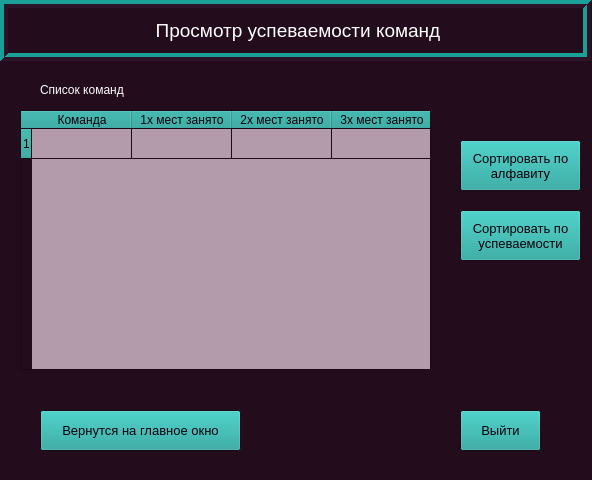
<?xml version="1.0" encoding="UTF-8"?>
<ui version="4.0">
 <class>Form</class>
 <widget class="QWidget" name="Form">
  <property name="geometry">
   <rect>
    <x>0</x>
    <y>0</y>
    <width>592</width>
    <height>480</height>
   </rect>
  </property>
  <property name="minimumSize">
   <size>
    <width>592</width>
    <height>480</height>
   </size>
  </property>
  <property name="palette">
   <palette>
    <active>
     <colorrole role="WindowText">
      <brush brushstyle="SolidPattern">
       <color alpha="255">
        <red>255</red>
        <green>255</green>
        <blue>255</blue>
       </color>
      </brush>
     </colorrole>
     <colorrole role="Button">
      <brush brushstyle="SolidPattern">
       <color alpha="255">
        <red>27</red>
        <green>160</green>
        <blue>152</blue>
       </color>
      </brush>
     </colorrole>
     <colorrole role="Light">
      <brush brushstyle="SolidPattern">
       <color alpha="255">
        <red>27</red>
        <green>160</green>
        <blue>152</blue>
       </color>
      </brush>
     </colorrole>
     <colorrole role="Midlight">
      <brush brushstyle="SolidPattern">
       <color alpha="255">
        <red>30</red>
        <green>0</green>
        <blue>23</blue>
       </color>
      </brush>
     </colorrole>
     <colorrole role="Dark">
      <brush brushstyle="SolidPattern">
       <color alpha="255">
        <red>43</red>
        <green>19</green>
        <blue>40</blue>
       </color>
      </brush>
     </colorrole>
     <colorrole role="Mid">
      <brush brushstyle="SolidPattern">
       <color alpha="255">
        <red>0</red>
        <green>170</green>
        <blue>127</blue>
       </color>
      </brush>
     </colorrole>
     <colorrole role="Text">
      <brush brushstyle="SolidPattern">
       <color alpha="255">
        <red>29</red>
        <green>34</green>
        <blue>28</blue>
       </color>
      </brush>
     </colorrole>
     <colorrole role="ButtonText">
      <brush brushstyle="SolidPattern">
       <color alpha="255">
        <red>18</red>
        <green>0</green>
        <blue>13</blue>
       </color>
      </brush>
     </colorrole>
     <colorrole role="Base">
      <brush brushstyle="SolidPattern">
       <color alpha="255">
        <red>180</red>
        <green>155</green>
        <blue>172</blue>
       </color>
      </brush>
     </colorrole>
     <colorrole role="Window">
      <brush brushstyle="SolidPattern">
       <color alpha="255">
        <red>35</red>
        <green>12</green>
        <blue>28</blue>
       </color>
      </brush>
     </colorrole>
     <colorrole role="Shadow">
      <brush brushstyle="SolidPattern">
       <color alpha="255">
        <red>16</red>
        <green>10</green>
        <blue>10</blue>
       </color>
      </brush>
     </colorrole>
     <colorrole role="AlternateBase">
      <brush brushstyle="SolidPattern">
       <color alpha="255">
        <red>216</red>
        <green>216</green>
        <blue>216</blue>
       </color>
      </brush>
     </colorrole>
     <colorrole role="ToolTipBase">
      <brush brushstyle="SolidPattern">
       <color alpha="255">
        <red>230</red>
        <green>255</green>
        <blue>171</blue>
       </color>
      </brush>
     </colorrole>
     <colorrole role="ToolTipText">
      <brush brushstyle="SolidPattern">
       <color alpha="255">
        <red>0</red>
        <green>0</green>
        <blue>0</blue>
       </color>
      </brush>
     </colorrole>
     <colorrole role="PlaceholderText">
      <brush brushstyle="SolidPattern">
       <color alpha="128">
        <red>252</red>
        <green>252</green>
        <blue>252</blue>
       </color>
      </brush>
     </colorrole>
    </active>
    <inactive>
     <colorrole role="WindowText">
      <brush brushstyle="SolidPattern">
       <color alpha="255">
        <red>255</red>
        <green>255</green>
        <blue>255</blue>
       </color>
      </brush>
     </colorrole>
     <colorrole role="Button">
      <brush brushstyle="SolidPattern">
       <color alpha="255">
        <red>27</red>
        <green>160</green>
        <blue>152</blue>
       </color>
      </brush>
     </colorrole>
     <colorrole role="Light">
      <brush brushstyle="SolidPattern">
       <color alpha="255">
        <red>27</red>
        <green>160</green>
        <blue>152</blue>
       </color>
      </brush>
     </colorrole>
     <colorrole role="Midlight">
      <brush brushstyle="SolidPattern">
       <color alpha="255">
        <red>30</red>
        <green>0</green>
        <blue>23</blue>
       </color>
      </brush>
     </colorrole>
     <colorrole role="Dark">
      <brush brushstyle="SolidPattern">
       <color alpha="255">
        <red>43</red>
        <green>19</green>
        <blue>40</blue>
       </color>
      </brush>
     </colorrole>
     <colorrole role="Mid">
      <brush brushstyle="SolidPattern">
       <color alpha="255">
        <red>0</red>
        <green>170</green>
        <blue>127</blue>
       </color>
      </brush>
     </colorrole>
     <colorrole role="Text">
      <brush brushstyle="SolidPattern">
       <color alpha="255">
        <red>29</red>
        <green>34</green>
        <blue>28</blue>
       </color>
      </brush>
     </colorrole>
     <colorrole role="ButtonText">
      <brush brushstyle="SolidPattern">
       <color alpha="255">
        <red>18</red>
        <green>0</green>
        <blue>13</blue>
       </color>
      </brush>
     </colorrole>
     <colorrole role="Base">
      <brush brushstyle="SolidPattern">
       <color alpha="255">
        <red>180</red>
        <green>155</green>
        <blue>172</blue>
       </color>
      </brush>
     </colorrole>
     <colorrole role="Window">
      <brush brushstyle="SolidPattern">
       <color alpha="255">
        <red>35</red>
        <green>12</green>
        <blue>28</blue>
       </color>
      </brush>
     </colorrole>
     <colorrole role="Shadow">
      <brush brushstyle="SolidPattern">
       <color alpha="255">
        <red>16</red>
        <green>10</green>
        <blue>10</blue>
       </color>
      </brush>
     </colorrole>
     <colorrole role="AlternateBase">
      <brush brushstyle="SolidPattern">
       <color alpha="255">
        <red>216</red>
        <green>216</green>
        <blue>216</blue>
       </color>
      </brush>
     </colorrole>
     <colorrole role="ToolTipBase">
      <brush brushstyle="SolidPattern">
       <color alpha="255">
        <red>230</red>
        <green>255</green>
        <blue>171</blue>
       </color>
      </brush>
     </colorrole>
     <colorrole role="ToolTipText">
      <brush brushstyle="SolidPattern">
       <color alpha="255">
        <red>0</red>
        <green>0</green>
        <blue>0</blue>
       </color>
      </brush>
     </colorrole>
     <colorrole role="PlaceholderText">
      <brush brushstyle="SolidPattern">
       <color alpha="128">
        <red>252</red>
        <green>252</green>
        <blue>252</blue>
       </color>
      </brush>
     </colorrole>
    </inactive>
    <disabled>
     <colorrole role="WindowText">
      <brush brushstyle="SolidPattern">
       <color alpha="255">
        <red>43</red>
        <green>19</green>
        <blue>40</blue>
       </color>
      </brush>
     </colorrole>
     <colorrole role="Button">
      <brush brushstyle="SolidPattern">
       <color alpha="255">
        <red>27</red>
        <green>160</green>
        <blue>152</blue>
       </color>
      </brush>
     </colorrole>
     <colorrole role="Light">
      <brush brushstyle="SolidPattern">
       <color alpha="255">
        <red>27</red>
        <green>160</green>
        <blue>152</blue>
       </color>
      </brush>
     </colorrole>
     <colorrole role="Midlight">
      <brush brushstyle="SolidPattern">
       <color alpha="255">
        <red>30</red>
        <green>0</green>
        <blue>23</blue>
       </color>
      </brush>
     </colorrole>
     <colorrole role="Dark">
      <brush brushstyle="SolidPattern">
       <color alpha="255">
        <red>43</red>
        <green>19</green>
        <blue>40</blue>
       </color>
      </brush>
     </colorrole>
     <colorrole role="Mid">
      <brush brushstyle="SolidPattern">
       <color alpha="255">
        <red>0</red>
        <green>170</green>
        <blue>127</blue>
       </color>
      </brush>
     </colorrole>
     <colorrole role="Text">
      <brush brushstyle="SolidPattern">
       <color alpha="255">
        <red>43</red>
        <green>19</green>
        <blue>40</blue>
       </color>
      </brush>
     </colorrole>
     <colorrole role="ButtonText">
      <brush brushstyle="SolidPattern">
       <color alpha="255">
        <red>43</red>
        <green>19</green>
        <blue>40</blue>
       </color>
      </brush>
     </colorrole>
     <colorrole role="Base">
      <brush brushstyle="SolidPattern">
       <color alpha="255">
        <red>35</red>
        <green>12</green>
        <blue>28</blue>
       </color>
      </brush>
     </colorrole>
     <colorrole role="Window">
      <brush brushstyle="SolidPattern">
       <color alpha="255">
        <red>35</red>
        <green>12</green>
        <blue>28</blue>
       </color>
      </brush>
     </colorrole>
     <colorrole role="Shadow">
      <brush brushstyle="SolidPattern">
       <color alpha="255">
        <red>16</red>
        <green>10</green>
        <blue>10</blue>
       </color>
      </brush>
     </colorrole>
     <colorrole role="AlternateBase">
      <brush brushstyle="SolidPattern">
       <color alpha="255">
        <red>216</red>
        <green>216</green>
        <blue>216</blue>
       </color>
      </brush>
     </colorrole>
     <colorrole role="ToolTipBase">
      <brush brushstyle="SolidPattern">
       <color alpha="255">
        <red>230</red>
        <green>255</green>
        <blue>171</blue>
       </color>
      </brush>
     </colorrole>
     <colorrole role="ToolTipText">
      <brush brushstyle="SolidPattern">
       <color alpha="255">
        <red>0</red>
        <green>0</green>
        <blue>0</blue>
       </color>
      </brush>
     </colorrole>
     <colorrole role="PlaceholderText">
      <brush brushstyle="SolidPattern">
       <color alpha="128">
        <red>252</red>
        <green>252</green>
        <blue>252</blue>
       </color>
      </brush>
     </colorrole>
    </disabled>
   </palette>
  </property>
  <property name="windowTitle">
   <string>Успеваемость команд</string>
  </property>
  <widget class="QLabel" name="label">
   <property name="geometry">
    <rect>
     <x>0</x>
     <y>0</y>
     <width>591</width>
     <height>61</height>
    </rect>
   </property>
   <property name="font">
    <font>
     <pointsize>14</pointsize>
    </font>
   </property>
   <property name="frameShape">
    <enum>QFrame::Box</enum>
   </property>
   <property name="frameShadow">
    <enum>QFrame::Raised</enum>
   </property>
   <property name="lineWidth">
    <number>4</number>
   </property>
   <property name="text">
    <string>&lt;html&gt;&lt;head/&gt;&lt;body&gt;&lt;p align=&quot;center&quot;&gt;Просмотр успеваемости команд&lt;/p&gt;&lt;/body&gt;&lt;/html&gt;</string>
   </property>
  </widget>
  <widget class="QPushButton" name="exitbutton">
   <property name="geometry">
    <rect>
     <x>460</x>
     <y>410</y>
     <width>81</width>
     <height>41</height>
    </rect>
   </property>
   <property name="font">
    <font>
     <pointsize>10</pointsize>
    </font>
   </property>
   <property name="text">
    <string>Выйти</string>
   </property>
  </widget>
  <widget class="QPushButton" name="goback_button">
   <property name="geometry">
    <rect>
     <x>40</x>
     <y>410</y>
     <width>201</width>
     <height>41</height>
    </rect>
   </property>
   <property name="font">
    <font>
     <pointsize>10</pointsize>
    </font>
   </property>
   <property name="text">
    <string>Вернутся на главное окно</string>
   </property>
  </widget>
  <widget class="QTableWidget" name="tableWidget">
   <property name="geometry">
    <rect>
     <x>20</x>
     <y>110</y>
     <width>411</width>
     <height>260</height>
    </rect>
   </property>
   <property name="sizePolicy">
    <sizepolicy hsizetype="Minimum" vsizetype="Minimum">
     <horstretch>0</horstretch>
     <verstretch>0</verstretch>
    </sizepolicy>
   </property>
   <property name="minimumSize">
    <size>
     <width>401</width>
     <height>260</height>
    </size>
   </property>
   <property name="verticalScrollBarPolicy">
    <enum>Qt::ScrollBarAsNeeded</enum>
   </property>
   <property name="horizontalScrollBarPolicy">
    <enum>Qt::ScrollBarAlwaysOff</enum>
   </property>
   <property name="editTriggers">
    <set>QAbstractItemView::NoEditTriggers</set>
   </property>
   <property name="selectionMode">
    <enum>QAbstractItemView::SingleSelection</enum>
   </property>
   <property name="selectionBehavior">
    <enum>QAbstractItemView::SelectRows</enum>
   </property>
   <property name="textElideMode">
    <enum>Qt::ElideRight</enum>
   </property>
   <property name="rowCount">
    <number>1</number>
   </property>
   <row/>
   <column>
    <property name="text">
     <string>Команда</string>
    </property>
   </column>
   <column>
    <property name="text">
     <string>1х мест занято</string>
    </property>
   </column>
   <column>
    <property name="text">
     <string>2х мест занято</string>
    </property>
   </column>
   <column>
    <property name="text">
     <string>3х мест занято</string>
    </property>
   </column>
  </widget>
  <widget class="QLabel" name="label_3">
   <property name="geometry">
    <rect>
     <x>40</x>
     <y>80</y>
     <width>191</width>
     <height>20</height>
    </rect>
   </property>
   <property name="text">
    <string>Список команд</string>
   </property>
  </widget>
  <widget class="QPushButton" name="button_sort_alph">
   <property name="geometry">
    <rect>
     <x>460</x>
     <y>140</y>
     <width>121</width>
     <height>51</height>
    </rect>
   </property>
   <property name="font">
    <font>
     <pointsize>10</pointsize>
    </font>
   </property>
   <property name="text">
    <string>Сортировать по
алфавиту</string>
   </property>
  </widget>
  <widget class="QPushButton" name="button_sort_score">
   <property name="geometry">
    <rect>
     <x>460</x>
     <y>210</y>
     <width>121</width>
     <height>51</height>
    </rect>
   </property>
   <property name="font">
    <font>
     <pointsize>10</pointsize>
    </font>
   </property>
   <property name="text">
    <string>Сортировать по
успеваемости</string>
   </property>
  </widget>
 </widget>
 <resources/>
 <connections/>
</ui>
